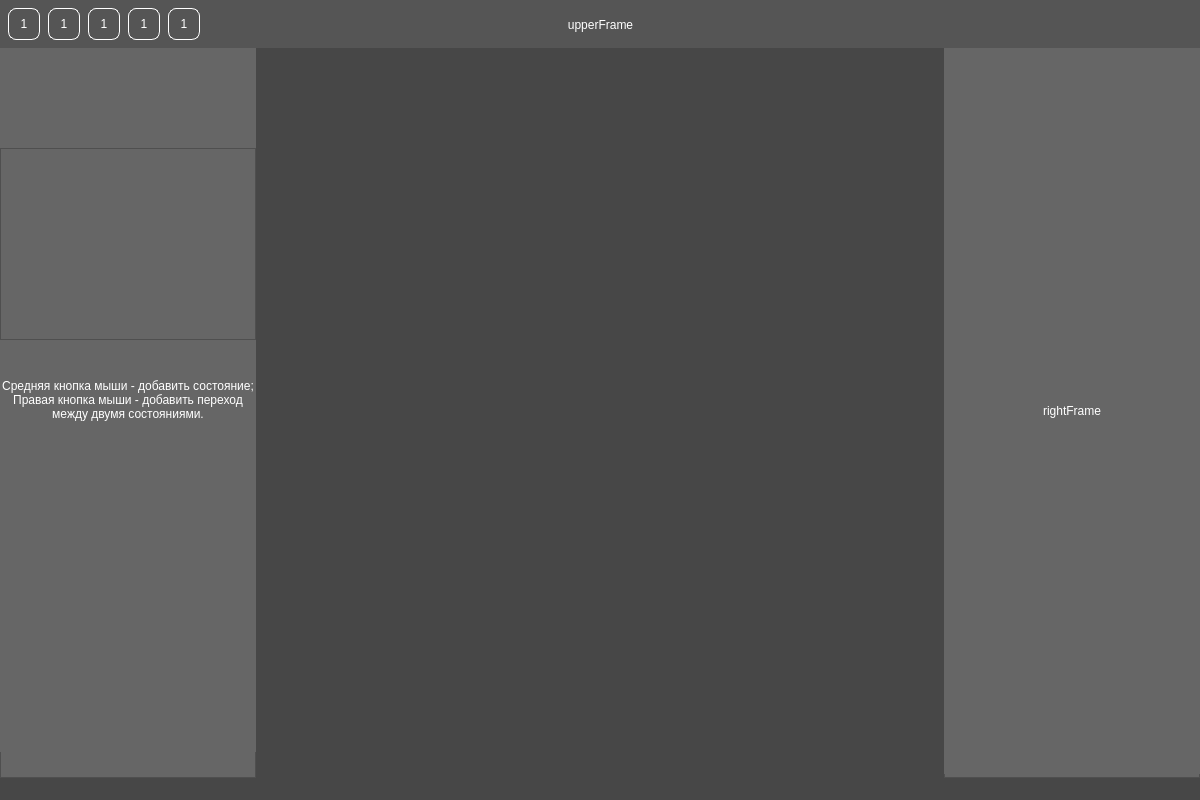
<?xml version="1.0" encoding="UTF-8"?>
<ui version="4.0">
 <class>SandboxWindow</class>
 <widget class="QMainWindow" name="SandboxWindow">
  <property name="geometry">
   <rect>
    <x>0</x>
    <y>0</y>
    <width>1200</width>
    <height>800</height>
   </rect>
  </property>
  <property name="windowTitle">
   <string>SandboxWindow</string>
  </property>
  <property name="styleSheet">
   <string notr="true">background-color: rgb(71, 71, 71);
color: rgb(255, 255, 255);</string>
  </property>
  <widget class="QWidget" name="centralwidget">
   <layout class="QHBoxLayout" name="horizontalLayout_2">
    <property name="spacing">
     <number>0</number>
    </property>
    <property name="leftMargin">
     <number>0</number>
    </property>
    <property name="topMargin">
     <number>0</number>
    </property>
    <property name="rightMargin">
     <number>0</number>
    </property>
    <property name="bottomMargin">
     <number>0</number>
    </property>
    <item>
     <layout class="QVBoxLayout" name="vLayout">
      <property name="spacing">
       <number>0</number>
      </property>
      <item>
       <widget class="QFrame" name="upperFrame">
        <property name="maximumSize">
         <size>
          <width>16777215</width>
          <height>48</height>
         </size>
        </property>
        <property name="styleSheet">
         <string notr="true">background-color: rgb(85, 85, 85);</string>
        </property>
        <property name="frameShape">
         <enum>QFrame::StyledPanel</enum>
        </property>
        <property name="frameShadow">
         <enum>QFrame::Raised</enum>
        </property>
        <widget class="QWidget" name="horizontalLayoutWidget_2">
         <property name="geometry">
          <rect>
           <x>0</x>
           <y>0</y>
           <width>1201</width>
           <height>51</height>
          </rect>
         </property>
         <layout class="QHBoxLayout" name="horizontalLayout_4">
          <property name="spacing">
           <number>0</number>
          </property>
          <item>
           <widget class="QFrame" name="frame">
            <property name="minimumSize">
             <size>
              <width>208</width>
              <height>0</height>
             </size>
            </property>
            <widget class="QPushButton" name="pushButton">
             <property name="geometry">
              <rect>
               <x>8</x>
               <y>8</y>
               <width>32</width>
               <height>32</height>
              </rect>
             </property>
             <property name="styleSheet">
              <string notr="true">QPushButton {
	border: 1px solid #ffffff;
    border-radius: 8px;
}

QPushButton:pressed {
	background-color: rgba(118, 223, 211,50);
}</string>
             </property>
             <property name="text">
              <string>1</string>
             </property>
            </widget>
            <widget class="QPushButton" name="pushButton_1">
             <property name="geometry">
              <rect>
               <x>48</x>
               <y>8</y>
               <width>32</width>
               <height>32</height>
              </rect>
             </property>
             <property name="styleSheet">
              <string notr="true">QPushButton {
	border: 1px solid #ffffff;
    border-radius: 8px;
}

QPushButton:pressed {
	background-color: rgba(118, 223, 211,50);
}</string>
             </property>
             <property name="text">
              <string>1</string>
             </property>
            </widget>
            <widget class="QPushButton" name="pushButton_2">
             <property name="geometry">
              <rect>
               <x>88</x>
               <y>8</y>
               <width>32</width>
               <height>32</height>
              </rect>
             </property>
             <property name="styleSheet">
              <string notr="true">QPushButton {
	border: 1px solid #ffffff;
    border-radius: 8px;
}

QPushButton:pressed {
	background-color: rgba(118, 223, 211,50);
}</string>
             </property>
             <property name="text">
              <string>1</string>
             </property>
            </widget>
            <widget class="QPushButton" name="pushButton_3">
             <property name="geometry">
              <rect>
               <x>128</x>
               <y>8</y>
               <width>32</width>
               <height>32</height>
              </rect>
             </property>
             <property name="styleSheet">
              <string notr="true">QPushButton {
	border: 1px solid #ffffff;
    border-radius: 8px;
}

QPushButton:pressed {
	background-color: rgba(118, 223, 211,50);
}</string>
             </property>
             <property name="text">
              <string>1</string>
             </property>
            </widget>
            <widget class="QPushButton" name="pushButton_4">
             <property name="geometry">
              <rect>
               <x>168</x>
               <y>8</y>
               <width>32</width>
               <height>32</height>
              </rect>
             </property>
             <property name="styleSheet">
              <string notr="true">QPushButton {
	border: 1px solid #ffffff;
    border-radius: 8px;
}

QPushButton:pressed {
	background-color: rgba(118, 223, 211,50);
}</string>
             </property>
             <property name="text">
              <string>1</string>
             </property>
             <property name="autoDefault">
              <bool>false</bool>
             </property>
             <property name="default">
              <bool>false</bool>
             </property>
             <property name="flat">
              <bool>false</bool>
             </property>
            </widget>
           </widget>
          </item>
          <item>
           <spacer name="horizontalSpacer">
            <property name="orientation">
             <enum>Qt::Horizontal</enum>
            </property>
            <property name="sizeHint" stdset="0">
             <size>
              <width>40</width>
              <height>20</height>
             </size>
            </property>
           </spacer>
          </item>
          <item>
           <widget class="QLabel" name="label">
            <property name="sizePolicy">
             <sizepolicy hsizetype="Expanding" vsizetype="Preferred">
              <horstretch>0</horstretch>
              <verstretch>0</verstretch>
             </sizepolicy>
            </property>
            <property name="minimumSize">
             <size>
              <width>224</width>
              <height>0</height>
             </size>
            </property>
            <property name="maximumSize">
             <size>
              <width>16777215</width>
              <height>48</height>
             </size>
            </property>
            <property name="text">
             <string>upperFrame</string>
            </property>
            <property name="alignment">
             <set>Qt::AlignCenter</set>
            </property>
           </widget>
          </item>
          <item>
           <spacer name="horizontalSpacer_2">
            <property name="orientation">
             <enum>Qt::Horizontal</enum>
            </property>
            <property name="sizeHint" stdset="0">
             <size>
              <width>40</width>
              <height>20</height>
             </size>
            </property>
           </spacer>
          </item>
          <item>
           <widget class="QWidget" name="widget" native="true">
            <property name="minimumSize">
             <size>
              <width>208</width>
              <height>0</height>
             </size>
            </property>
           </widget>
          </item>
         </layout>
        </widget>
       </widget>
      </item>
      <item>
       <layout class="QHBoxLayout" name="hLayout">
        <property name="spacing">
         <number>0</number>
        </property>
        <item>
         <widget class="QFrame" name="leftFrame">
          <property name="maximumSize">
           <size>
            <width>256</width>
            <height>16777215</height>
           </size>
          </property>
          <property name="styleSheet">
           <string notr="true">border-color: rgb(112, 0, 0);
background-color: rgb(102, 102, 102);</string>
          </property>
          <property name="frameShape">
           <enum>QFrame::StyledPanel</enum>
          </property>
          <property name="frameShadow">
           <enum>QFrame::Raised</enum>
          </property>
          <widget class="QLabel" name="label_3">
           <property name="geometry">
            <rect>
             <x>0</x>
             <y>0</y>
             <width>256</width>
             <height>704</height>
            </rect>
           </property>
           <property name="text">
            <string>Средняя кнопка мыши - добавить состояние;
Правая кнопка мыши - добавить переход между двумя состояниями.</string>
           </property>
           <property name="textFormat">
            <enum>Qt::PlainText</enum>
           </property>
           <property name="alignment">
            <set>Qt::AlignCenter</set>
           </property>
           <property name="wordWrap">
            <bool>true</bool>
           </property>
           <property name="margin">
            <number>8</number>
           </property>
          </widget>
          <widget class="QListWidget" name="listWidget">
           <property name="geometry">
            <rect>
             <x>0</x>
             <y>100</y>
             <width>256</width>
             <height>192</height>
            </rect>
           </property>
          </widget>
         </widget>
        </item>
        <item>
         <widget class="QFrame" name="mainFrame">
          <property name="mouseTracking">
           <bool>false</bool>
          </property>
         </widget>
        </item>
        <item>
         <widget class="QFrame" name="rightFrame">
          <property name="maximumSize">
           <size>
            <width>256</width>
            <height>16777215</height>
           </size>
          </property>
          <property name="styleSheet">
           <string notr="true">border-color: rgb(112, 0, 0);
background-color: rgb(102, 102, 102);</string>
          </property>
          <property name="frameShape">
           <enum>QFrame::StyledPanel</enum>
          </property>
          <property name="frameShadow">
           <enum>QFrame::Raised</enum>
          </property>
          <widget class="QLabel" name="label_4">
           <property name="geometry">
            <rect>
             <x>0</x>
             <y>0</y>
             <width>256</width>
             <height>726</height>
            </rect>
           </property>
           <property name="sizePolicy">
            <sizepolicy hsizetype="Preferred" vsizetype="Preferred">
             <horstretch>0</horstretch>
             <verstretch>0</verstretch>
            </sizepolicy>
           </property>
           <property name="text">
            <string>rightFrame</string>
           </property>
           <property name="alignment">
            <set>Qt::AlignCenter</set>
           </property>
          </widget>
         </widget>
        </item>
       </layout>
      </item>
     </layout>
    </item>
   </layout>
  </widget>
  <widget class="QStatusBar" name="statusbar"/>
  <action name="actionNewFile">
   <property name="text">
    <string>New File</string>
   </property>
  </action>
  <action name="actionOpenFile">
   <property name="text">
    <string>Open File</string>
   </property>
  </action>
  <action name="actionSaveAs">
   <property name="text">
    <string>Save As</string>
   </property>
  </action>
  <action name="actionPrint">
   <property name="text">
    <string>Print</string>
   </property>
  </action>
  <action name="actionExit">
   <property name="text">
    <string>Exit</string>
   </property>
  </action>
  <action name="actionCopy">
   <property name="text">
    <string>Copy</string>
   </property>
  </action>
  <action name="actionPaste">
   <property name="text">
    <string>Paste</string>
   </property>
  </action>
  <action name="actionCut">
   <property name="text">
    <string>Cut</string>
   </property>
  </action>
  <action name="actionUndo">
   <property name="text">
    <string>Undo</string>
   </property>
  </action>
  <action name="actionRedo">
   <property name="text">
    <string>Redo</string>
   </property>
  </action>
 </widget>
 <resources/>
 <connections/>
</ui>
